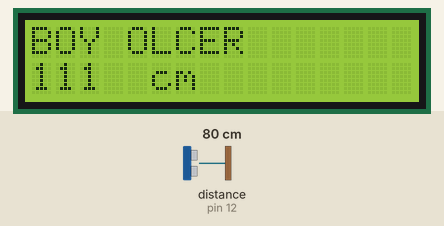
This sketch was run on a simulated Arduino Uno, built with avr-gcc and run on an emulated ATmega328P. Shown: 16×2 character LCD. Wiring (inferred from the names in the program): ultrasonic range finder: trigger pin 13; echo pin 12. Inputs (shaded band) come from the test bench; at power-on: distance to the obstacle (sensor on pin 12) 80 cm. The echo pulse lasts 58.3 µs per cm.

Above: at 2.2 s.
2.3 s: distance to the obstacle (sensor on pin 12) set to 60 cm
At 3.4 s:
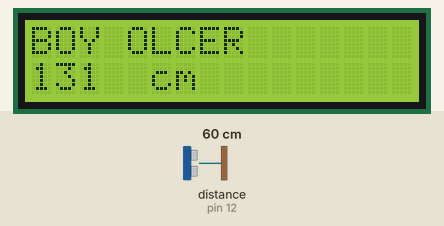
5.3 s: distance to the obstacle (sensor on pin 12) set to 2 cm
At 7.2 s:
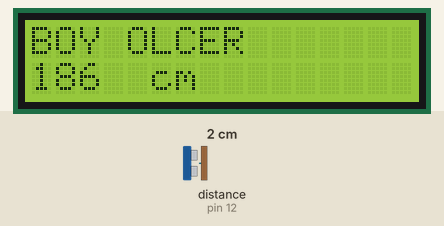
7.5 s: distance to the obstacle (sensor on pin 12) set to 9 cm
At 9.6 s:
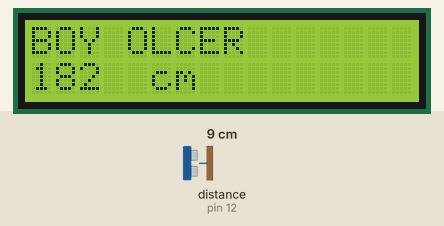
Timing chart, 0 to 11.1 s (numbered marks = the images above; inputs shaded):
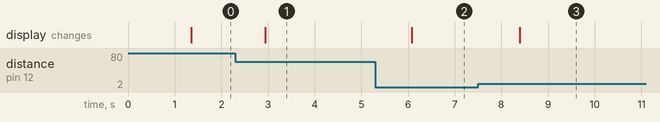

The sketch:

Robotik.ino
```cpp
#include <Wire.h>
#include <LiquidCrystal_I2C.h>

LiquidCrystal_I2C lcd(0x27, 16, 2);

int trigPin = 13;
int echoPin = 12;
long zaman;
long mesafe;
const int sensorYukseklik = 190; // Sensörün konumlandığı yükseklik

void setup() {
    pinMode(trigPin, OUTPUT);
    pinMode(echoPin, INPUT);
    lcd.begin();
    lcd.backlight();
    delay(1000);  // Sensörün stabil hale gelmesi için bekleme süresi
}

long mesafeOlc() {
    long toplamMesafe = 0;
    int olcumSayisi = 5;

    for (int i = 0; i < olcumSayisi; i++) {
        digitalWrite(trigPin, LOW);
        delayMicroseconds(5);
        digitalWrite(trigPin, HIGH);
        delayMicroseconds(10);
        digitalWrite(trigPin, LOW);
        zaman = pulseIn(echoPin, HIGH);
        toplamMesafe += (zaman / 29.1) / 2;
        delay(50);  // Ölçümler arasında küçük bir gecikme ekleyelim
    }

    mesafe = toplamMesafe / olcumSayisi; // Ortalama değer alıyoruz

    if (mesafe < 4) mesafe = 4;
    else if (mesafe > 100) mesafe = 100;

    return mesafe;
}

void loop() {
    mesafe = mesafeOlc();  // Güncellenmiş ölçüm fonksiyonunu çağırıyoruz
    long boy = sensorYukseklik - mesafe;  // Boy hesaplaması

    lcd.clear();
    lcd.setCursor(0, 0);
    lcd.print("BOY OLCER");
    lcd.setCursor(0, 1);
    lcd.print(boy);
    lcd.setCursor(5, 1);
    lcd.print("cm");

    delay(500);
}
```

Measured:
- after the input at 2.3 s, the display: changes after 0.64 s (image 1)
- after the input at 5.3 s, the display: changes after 0.78 s (image 2)
- after the input at 7.5 s, the display: changes after 0.90 s (image 3)
